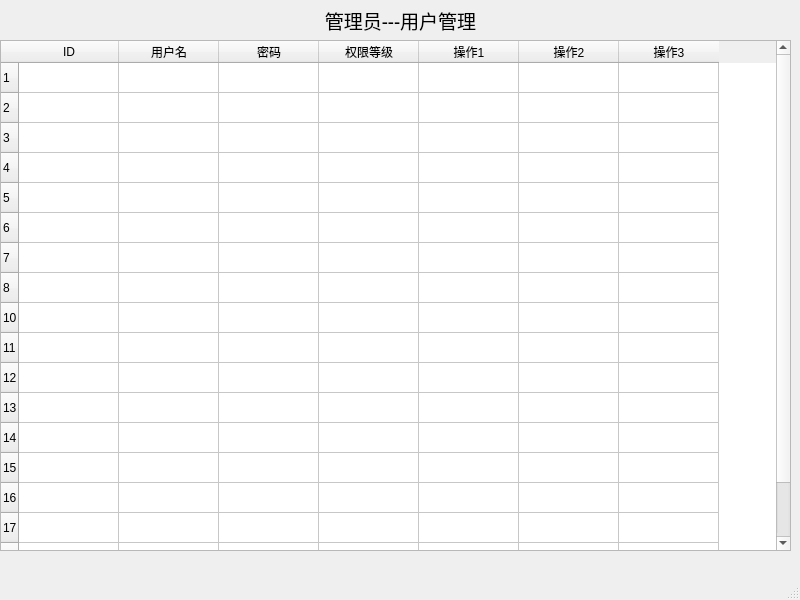
<?xml version="1.0" encoding="UTF-8"?>
<ui version="4.0">
 <class>MainWindow</class>
 <widget class="QMainWindow" name="MainWindow">
  <property name="geometry">
   <rect>
    <x>0</x>
    <y>0</y>
    <width>800</width>
    <height>600</height>
   </rect>
  </property>
  <property name="windowTitle">
   <string>个人信用评估</string>
  </property>
  <widget class="QWidget" name="centralwidget">
   <widget class="QLabel" name="label">
    <property name="geometry">
     <rect>
      <x>0</x>
      <y>0</y>
      <width>801</width>
      <height>41</height>
     </rect>
    </property>
    <property name="font">
     <font>
      <family>宋体</family>
      <pointsize>14</pointsize>
     </font>
    </property>
    <property name="text">
     <string>管理员---用户管理</string>
    </property>
    <property name="alignment">
     <set>Qt::AlignCenter</set>
    </property>
   </widget>
   <widget class="QTableWidget" name="tableWidget">
    <property name="geometry">
     <rect>
      <x>0</x>
      <y>40</y>
      <width>791</width>
      <height>511</height>
     </rect>
    </property>
    <row>
     <property name="text">
      <string>1</string>
     </property>
    </row>
    <row>
     <property name="text">
      <string>2</string>
     </property>
    </row>
    <row>
     <property name="text">
      <string>3</string>
     </property>
    </row>
    <row>
     <property name="text">
      <string>4</string>
     </property>
    </row>
    <row>
     <property name="text">
      <string>5</string>
     </property>
    </row>
    <row>
     <property name="text">
      <string>6</string>
     </property>
    </row>
    <row>
     <property name="text">
      <string>7</string>
     </property>
    </row>
    <row>
     <property name="text">
      <string>8</string>
     </property>
    </row>
    <row>
     <property name="text">
      <string>10</string>
     </property>
    </row>
    <row>
     <property name="text">
      <string>11</string>
     </property>
    </row>
    <row>
     <property name="text">
      <string>12</string>
     </property>
    </row>
    <row>
     <property name="text">
      <string>13</string>
     </property>
    </row>
    <row>
     <property name="text">
      <string>14</string>
     </property>
    </row>
    <row>
     <property name="text">
      <string>15</string>
     </property>
    </row>
    <row>
     <property name="text">
      <string>16</string>
     </property>
    </row>
    <row>
     <property name="text">
      <string>17</string>
     </property>
    </row>
    <row>
     <property name="text">
      <string>18</string>
     </property>
    </row>
    <row>
     <property name="text">
      <string>20</string>
     </property>
    </row>
    <column>
     <property name="text">
      <string>ID</string>
     </property>
    </column>
    <column>
     <property name="text">
      <string>用户名</string>
     </property>
    </column>
    <column>
     <property name="text">
      <string>密码</string>
     </property>
    </column>
    <column>
     <property name="text">
      <string>权限等级</string>
     </property>
    </column>
    <column>
     <property name="text">
      <string>操作1</string>
     </property>
    </column>
    <column>
     <property name="text">
      <string>操作2</string>
     </property>
    </column>
    <column>
     <property name="text">
      <string>操作3</string>
     </property>
    </column>
    <item row="0" column="0">
     <property name="text">
      <string/>
     </property>
    </item>
    <item row="10" column="0">
     <property name="text">
      <string/>
     </property>
    </item>
    <item row="10" column="1">
     <property name="text">
      <string/>
     </property>
    </item>
    <item row="10" column="2">
     <property name="text">
      <string/>
     </property>
    </item>
    <item row="10" column="3">
     <property name="text">
      <string/>
     </property>
    </item>
    <item row="10" column="4">
     <property name="text">
      <string/>
     </property>
    </item>
    <item row="10" column="5">
     <property name="text">
      <string/>
     </property>
    </item>
    <item row="10" column="6">
     <property name="text">
      <string/>
     </property>
    </item>
    <item row="11" column="0">
     <property name="text">
      <string/>
     </property>
    </item>
    <item row="11" column="1">
     <property name="text">
      <string/>
     </property>
    </item>
    <item row="11" column="2">
     <property name="text">
      <string/>
     </property>
    </item>
    <item row="11" column="3">
     <property name="text">
      <string/>
     </property>
    </item>
    <item row="11" column="4">
     <property name="text">
      <string/>
     </property>
    </item>
    <item row="11" column="5">
     <property name="text">
      <string/>
     </property>
    </item>
    <item row="11" column="6">
     <property name="text">
      <string/>
     </property>
    </item>
    <item row="12" column="0">
     <property name="text">
      <string/>
     </property>
    </item>
    <item row="12" column="1">
     <property name="text">
      <string/>
     </property>
    </item>
    <item row="12" column="2">
     <property name="text">
      <string/>
     </property>
    </item>
    <item row="12" column="3">
     <property name="text">
      <string/>
     </property>
    </item>
    <item row="12" column="4">
     <property name="text">
      <string/>
     </property>
    </item>
    <item row="12" column="5">
     <property name="text">
      <string/>
     </property>
    </item>
    <item row="12" column="6">
     <property name="text">
      <string/>
     </property>
    </item>
    <item row="13" column="0">
     <property name="text">
      <string/>
     </property>
    </item>
    <item row="13" column="1">
     <property name="text">
      <string/>
     </property>
    </item>
    <item row="13" column="2">
     <property name="text">
      <string/>
     </property>
    </item>
    <item row="13" column="3">
     <property name="text">
      <string/>
     </property>
    </item>
    <item row="13" column="4">
     <property name="text">
      <string/>
     </property>
    </item>
    <item row="13" column="5">
     <property name="text">
      <string/>
     </property>
    </item>
    <item row="13" column="6">
     <property name="text">
      <string/>
     </property>
    </item>
    <item row="14" column="0">
     <property name="text">
      <string/>
     </property>
    </item>
    <item row="14" column="1">
     <property name="text">
      <string/>
     </property>
    </item>
    <item row="14" column="2">
     <property name="text">
      <string/>
     </property>
    </item>
    <item row="14" column="3">
     <property name="text">
      <string/>
     </property>
    </item>
    <item row="14" column="4">
     <property name="text">
      <string/>
     </property>
    </item>
    <item row="14" column="5">
     <property name="text">
      <string/>
     </property>
    </item>
   </widget>
  </widget>
  <widget class="QMenuBar" name="menubar">
   <property name="geometry">
    <rect>
     <x>0</x>
     <y>0</y>
     <width>800</width>
     <height>23</height>
    </rect>
   </property>
  </widget>
  <widget class="QStatusBar" name="statusbar"/>
 </widget>
 <resources/>
 <connections/>
</ui>
